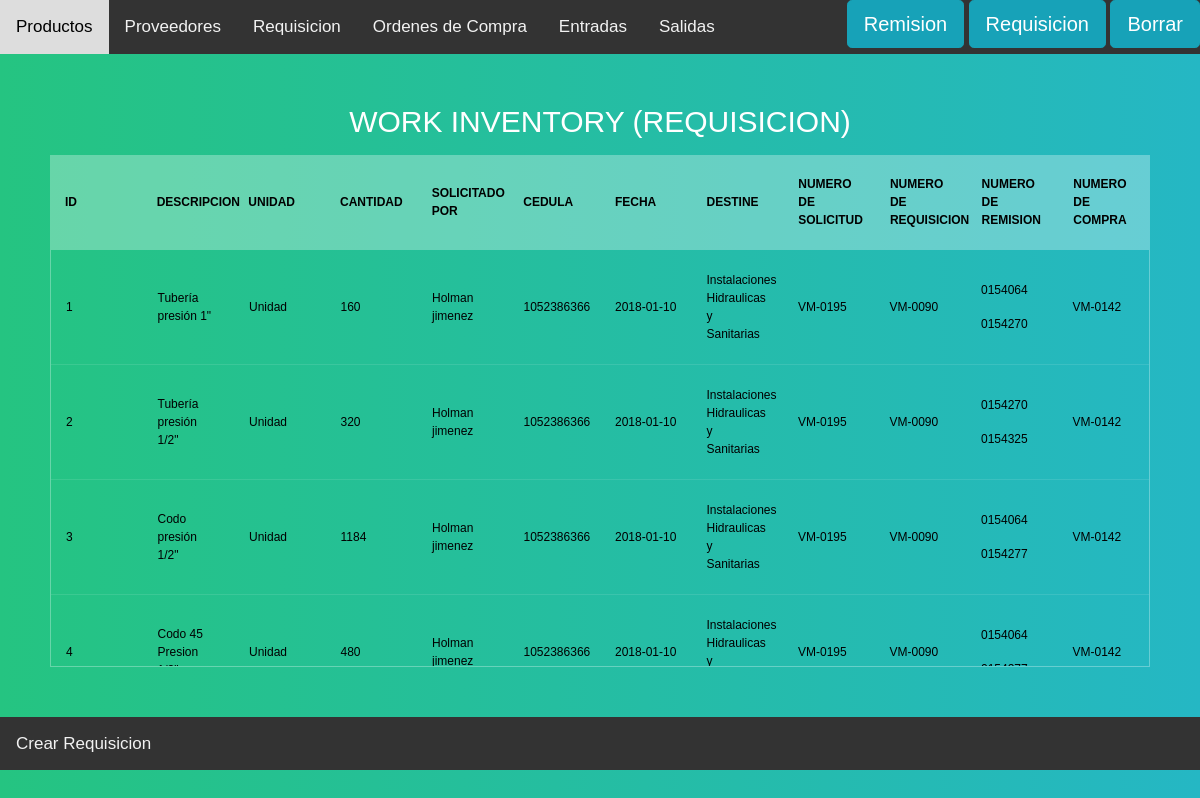
Page /Requisition on the committed database.
### models.py (models this page shows)
class Products(db.Model):
    __tablename__="Products"
    Identifier = db.Column(db.String(100), primary_key=True)
    Description = db.Column(db.String(100))
    Units= db.Column(db.String(100))
    Tickets_now = db.Column(db.Integer, default = 0)
    Departures_now = db.Column(db.Integer, default = 0)
    balance_now  = db.Column(db.Integer, default = 0)
    Ticket = db.relationship('Tickets', backref='Products')
    Departures = db.relationship('Departures', backref='Products')
    Requisition = db.relationship('Requisition', backref='Products')
    Buy_order = db.relationship('Buy_order', backref='Products')

class Requisition(db.Model):
    __tablename__="Requisition"
    id = db.Column(db.Integer, autoincrement=True,primary_key=True)
    N_Requisition = db.Column(db.String(100))
    Solicitud_name= db.Column(db.String(100))
    Ced = db.Column(db.String(100))
    Destine = db.Column(db.String(100))
    Date =  db.Column(db.String(100))
    amount =  db.Column(db.Integer)
    N_compra = db.Column(db.String(100), default=" ")
    Remision =  db.Column(db.String(100), default=" ")
    Products_id= db.Column(db.String(255), db.ForeignKey('Products.Identifier'))
    Solicitud_P = db.Column(db.String(100))
    Buy_Order = db.relationship('Buy_order')

### app.py (the view, shortened to what this page needs)
@app.route('/Requisition', methods=['GET','POST'])
def Requisition_table():
    search_form = forms.Search(request.form)
    Rquest = {}
    for ID,N_Requisition,Name_S,Ced,Destine,Date,amount,N_Compra,N_Remision,Product_id,N_Solicitud in  db.session.query(Requisition.id,Requisition.N_Requisition,Requisition.Solicitud_name,Requisition.Ced,Requisition.Destine,Requisition.Date,Requisition.amount,Requisition.N_compra,Requisition.Remision,Requisition.Products_id,Requisition.Solicitud_P):
                Product = Products.query.filter_by(Identifier=Product_id).first()
                Temp = {}
                Temp['ID'] = ID
                Temp['Solicitud']= Name_S
                Temp['Ced']= Ced
                Temp['Date'] = Date
                Temp['Ident'] = Product.Identifier
                Temp['Description'] = Product.Description
                Temp['Amount'] = amount
                Temp['Units'] = Product.Units
                Temp['Number_Solicitud'] = N_Solicitud
                Temp['Destine']= Destine
                Temp['Number_Requisition'] = N_Requisition
                Temp['Number_Compra'] = N_Compra
                Temp['Remision'] = str(N_Remision).split('+') if N_Remision != "" else " "
                Rquest[ID] = Temp
    return render_template('Requisition.html',Inventory = Rquest, form=search_form )

### templates/Requisition.html (shortened to what this page needs)
{% extends  'Header.html'%}
{% block search %}
  {% from "_macro.html" import render %}
<div class="topnav-right">
<button type="button"  class="btn btn-info btn-lg" data-toggle="modal" data-target="#myModal">Remision</button>
  <button type="button"  class="btn btn-info btn-lg" data-toggle="modal" data-target="#myModal2">Requisicion</button>
  <button type="button"  class="btn btn-info btn-lg" data-toggle="modal" data-target="#myModal3">Borrar</button>
</div>
{% endblock %}
{% block content %}
      <section>
    <h1>Work inventory  (Requisicion) </h1>
    <div class="tbl-header">
      <table cellpadding="0" cellspacing="0" border="0">
        <thead>
          <tr>
            <tr >
              <th class="cell100 column1">ID</th>
              <th class="cell100 column3">Descripcion</th>
              <th class="cell100 column3">Unidad</th>
              <th class="cell100 column3">Cantidad</th>
              <th class="cell100 column1">Solicitado por</th>
              <th class="cell100 column1">Cedula</th>
              <th class="cell100 column3">fecha</th>
              <th class="cell100 column3">Destine</th>
              <th class="cell100 column3">Numero de Solicitud</th>
              <th class="cell100 column3">Numero de Requisicion</th>
              <th class="cell100 column3">Numero de Remision</th>
              <th class="cell100 column3">Numero de compra</th>
          </tr>
        </thead>
      </table>
    </div>
    <div class="tbl-content">
      <table cellpadding="0" cellspacing="0" border="0">
        <tbody>
            {% for key in Inventory.keys() %}
              <tr>
                <td>{{Inventory[key]['ID']}}</td>
                <td>{{Inventory[key]['Description']}}</td>
                <td>{{Inventory[key]['Units']}}</td>
                <td>{{Inventory[key]['Amount']}}</td>
                <td>{{Inventory[key]['Solicitud']}}</td>
                <td>{{Inventory[key]['Ced']}}</td>
                <td>{{Inventory[key]['Date']}}</td>
                <td>{{Inventory[key]['Destine']}}</td>
                <td>{{Inventory[key]['Number_Solicitud']}}</td>
                <td>{{Inventory[key]['Number_Requisition']}}</td>
                <td>{% for key in Inventory[key]['Remision'] %}
                    <p>{{key}}</p>
                      {% endfor %}
                </td>
                <td>{{Inventory[key]['Number_Compra']}}</td>
              </tr>
            {% endfor %}
        </tbody>
      </table>
    </div>
  </section>
{% endblock %}
  {% block footer %}
  <div class="topnav">
    <a href="http://127.0.0.1:8888/Create_Requisition">Crear Requisicion</a>
    </div>
  {% endblock%}

### templates/Header.html (style rules this page uses)
h1 { font-size: 30px; color: #fff; text-transform: uppercase; font-weight: 300; text-align: center; margin-bottom: 15px; }
table { width:100%; table-layout: fixed; }
.tbl-header { background-color: rgba(255,255,255,0.3); }
.tbl-content { height: 418px; overflow-x:auto; margin-top: 0px; border: 1px solid rgba(255,255,255,0.3); }
th { padding: 20px 15px; text-align: left; font-weight: 600; font-size: 12px; color: #000000; text-transform: uppercase; }
td { padding: 15px; text-align: left; vertical-align:middle; font-weight: 500; font-size: 12px; color: #000000; border-bottom: solid 1px rgba(255,255,255,0.1); }
body { background: -webkit-linear-gradient(left, #25c481, #25b7c4); background: linear-gradient(to right, #25c481, #25b7c4); font-family: 'Roboto', sans-serif; }
section { margin: 50px; }
body { margin: 0; font-family: Arial, Helvetica, sans-serif; }
.topnav { overflow: hidden; background-color: #333; }
.topnav a { float: left; color: #f2f2f2; text-align: center; padding: 14px 16px; text-decoration: none; font-size: 17px; }
.topnav-right { float: right; }

### rows in the picture
Products: Description "Tubería presión 1\"", Units "Unidad"
Requisition: Solicitud_name "Holman jimenez", Ced "1052386366", Date "2018-01-10", Destine "Instalaciones Hidraulicas y Sanitarias", Solicitud_P "VM-0195", N_Requisition "VM-0090", N_compra "VM-0142"
Products: Description "Tubería presión 1/2\"", Units "Unidad"
Requisition: amount "320", Solicitud_name "Holman jimenez", Ced "1052386366", Date "2018-01-10", Destine "Instalaciones Hidraulicas y Sanitarias", Solicitud_P "VM-0195", N_Requisition "VM-0090", N_compra "VM-0142"
Products: Description "Codo presión 1/2\"", Units "Unidad"
Requisition: amount "1184", Solicitud_name "Holman jimenez", Ced "1052386366", Date "2018-01-10", Destine "Instalaciones Hidraulicas y Sanitarias", Solicitud_P "VM-0195", N_Requisition "VM-0090", N_compra "VM-0142"
Products: Description "Codo 45 Presion…", Units "Unidad"
Requisition: amount "480", Solicitud_name "Holman jimenez", Ced "1052386366", Date "2018-01-10", Destine "Instalaciones Hidraulicas y…", Solicitud_P "VM-0195", N_Requisition "VM-0090", N_compra "VM-0142"

### other values in the picture
{{ Inventory[key]['ID'] }} "1" "2" "3" "4"
{{ Inventory[key]['Amount'] }} "160"
{{ key }} "0154064" "0154270" "0154270" "0154325" "0154064" "0154277" "0154064"
